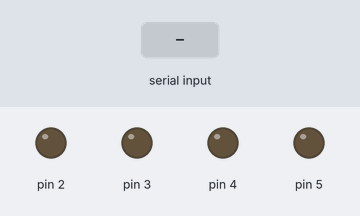
A sketch run on a simulated Arduino Uno, built with avr-gcc and run on an emulated ATmega328P. Shown: output pins drawn as LEDs (lit = HIGH). The inputs (shaded band) are chosen by the test bench.

Above: at 1.2 s.
1.3 s: "90,45\n" received over Serial
At 6.0 s:
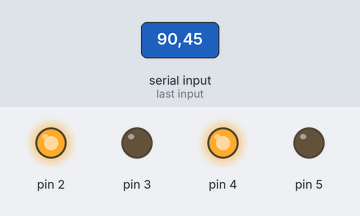
6.8 s: "30,150\n" received over Serial
At 8.1 s:
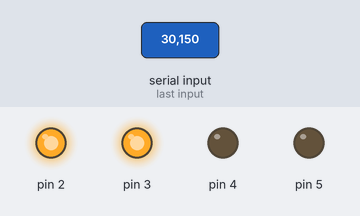
12.8 s: "200\n" received over Serial
At 15.1 s:
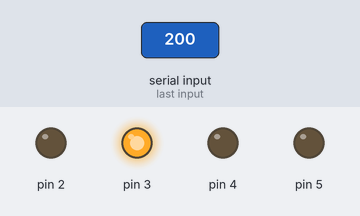
15.8 s: "5\n" received over Serial
At 18.7 s:
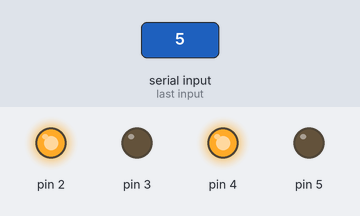
18.8 s: "90\n" received over Serial
At 21.0 s:
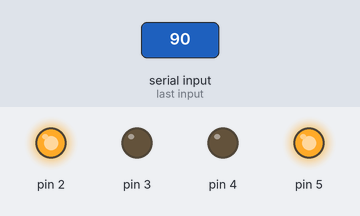
Timing chart, 0 to 22.8 s (numbered marks = the images above; inputs shaded):
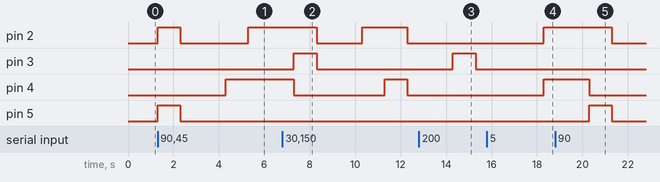

The sketch:

figure.ino
```cpp
void setup() {
  // put your setup code here, to run once:
  pinMode(2,OUTPUT);
  pinMode(3,OUTPUT);
  pinMode(4,OUTPUT);
  pinMode(5,OUTPUT);

  Serial.begin(9600);
}

int input;
int a,b,c,d;
void zhuanhua();
void prin();

void loop() {
  // put your main code here, to run repeatedly:
  if(Serial.available()>0)
  {
    input=Serial.read();
    input=input-48;

    zhuanhua();
    prin();

    delay(1000);

    }
}


void zhuanhua()
{
  if(0<=input)
    {
      if(input>=8)
      {
        a=HIGH;
        input=input-8;
        }
      else
      {
        a=LOW;
        }
      if(input>=4)
      {
        b=HIGH;
        input=input-4;
        }
      else
      {
        b=LOW;
        }
      if(input>=2)
      {
        c=HIGH;
        input=input-2;
        }
      else
      {
        c=LOW;
        }
      if(input>=1)
      {
        d=HIGH;
        input=input-1;
        }
      else
      {
        d=LOW;
        }
      }

  }

 void prin()
 {
  digitalWrite(2,d);
  digitalWrite(3,c);
  digitalWrite(4,b);
  digitalWrite(5,a);
  }
```

Measured:
- after the input at 1.3 s, pin 2: LOW → HIGH at once, → LOW 1.0 s later, → HIGH 3.0 s later; pin 4: LOW → HIGH after 3.0 s; pin 5: LOW → HIGH at once, → LOW 1.0 s later
- after the input at 6.8 s, pin 2: HIGH → LOW after 1.5 s, → HIGH 2.0 s later, → LOW 2.0 s later; pin 3: LOW → HIGH after 0.50 s, → LOW 1.0 s later; pin 4: HIGH → LOW after 0.50 s, → HIGH 4.0 s later, → LOW 1.0 s later
- after the input at 12.8 s, pin 3: LOW → HIGH after 1.5 s, → LOW 1.0 s later
- after the input at 15.8 s, pin 2, pin 4: LOW → HIGH after 2.5 s
- after the input at 18.8 s, pin 2: HIGH → LOW after 2.5 s; pin 4: HIGH → LOW after 1.5 s; pin 5: LOW → HIGH after 1.5 s, → LOW 1.0 s later
